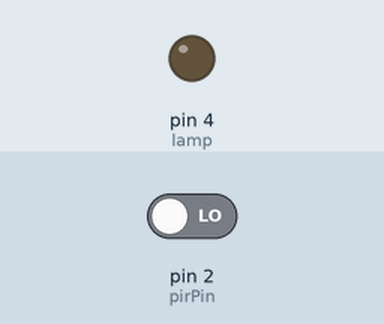
Simulated run of this sketch. Board: Arduino Uno, built with avr-gcc and run on an emulated ATmega328P. Shown: output pins drawn as LEDs (lit = HIGH). The inputs (shaded band) are chosen by the test bench; at power-on: pin 2 (pirPin) LOW.

Above: at 5.2 s.
5.3 s: pin 2 (pirPin) driven HIGH
At 6.4 s:
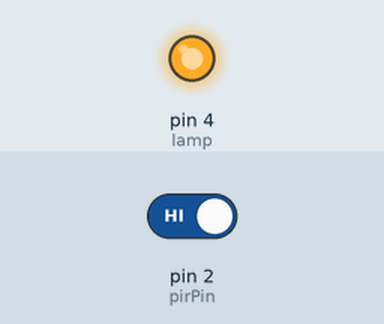
Timing chart, 0 to 8.3 s (numbered marks = the images above; inputs shaded):
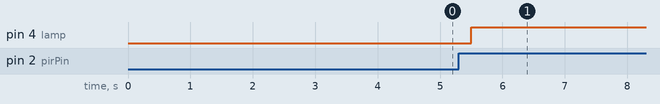

The sketch:

pir_led.ino
```cpp
int lamp = 4;                // choose the pin for the LED
int pirPin = 2;               // choose the input pin (for PIR sensor)


void setup() {
  int flag = 0;
  pinMode(lamp, OUTPUT);      // declare LED as output
  pinMode(pirPin, INPUT);     // declare sensor as input

  for(int i = 0; i < 5; i++)
  {

      if(flag == 0)
      {
        flag = 1;
        digitalWrite(lamp, HIGH);
      }
      else
      {
        flag = 0;
         digitalWrite(lamp, LOW);
      }
  }

  digitalWrite(lamp, LOW);
  delay(4000);
}

int counter = 0;
void loop()
{
  int val = digitalRead(pirPin);

  if (val == HIGH)
  {
      digitalWrite(lamp, HIGH);
      counter = 0;
  }
  else
  {
    if(counter == 40)
    {
      counter = 0;
      digitalWrite(lamp, LOW);
    }
     else
      counter++;
  }

  delay(500);
}
```

Measured:
- after the input at 5.3 s, pin 4 (lamp): LOW → HIGH after 0.20 s
